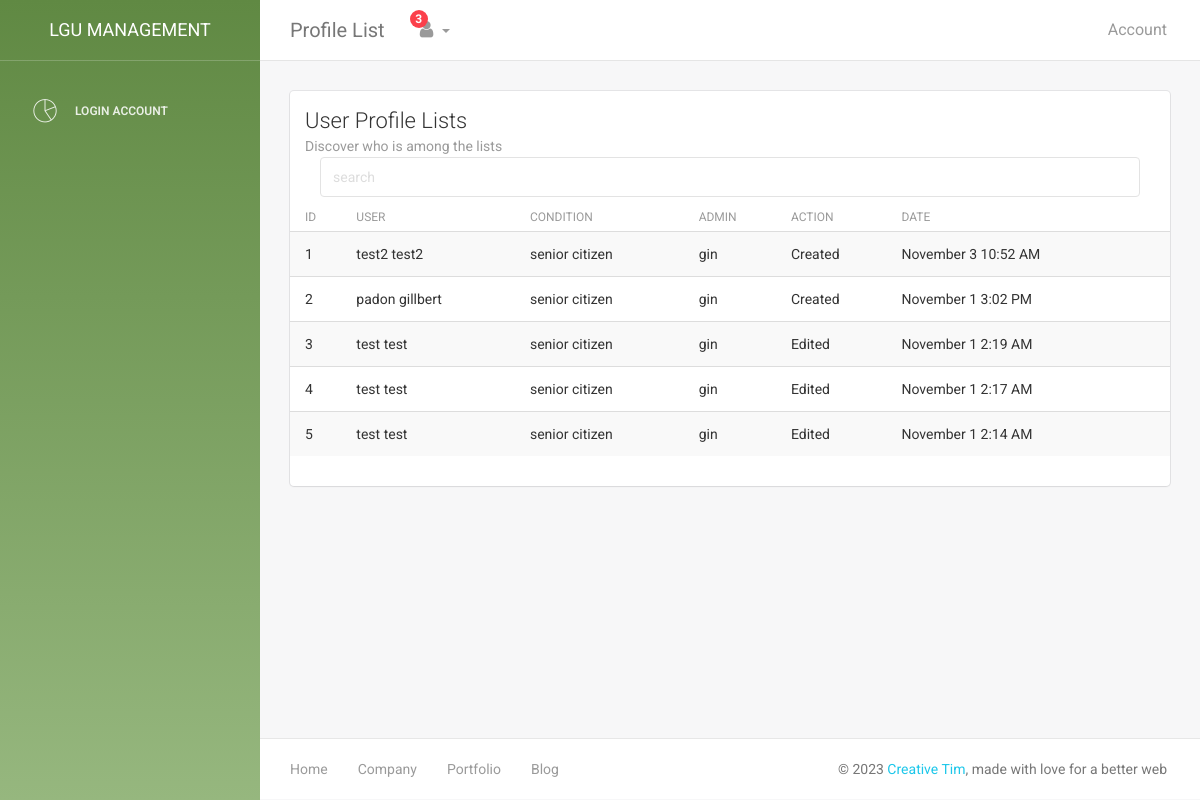
The page /LGU/table_history.php on the database as committed earlier.
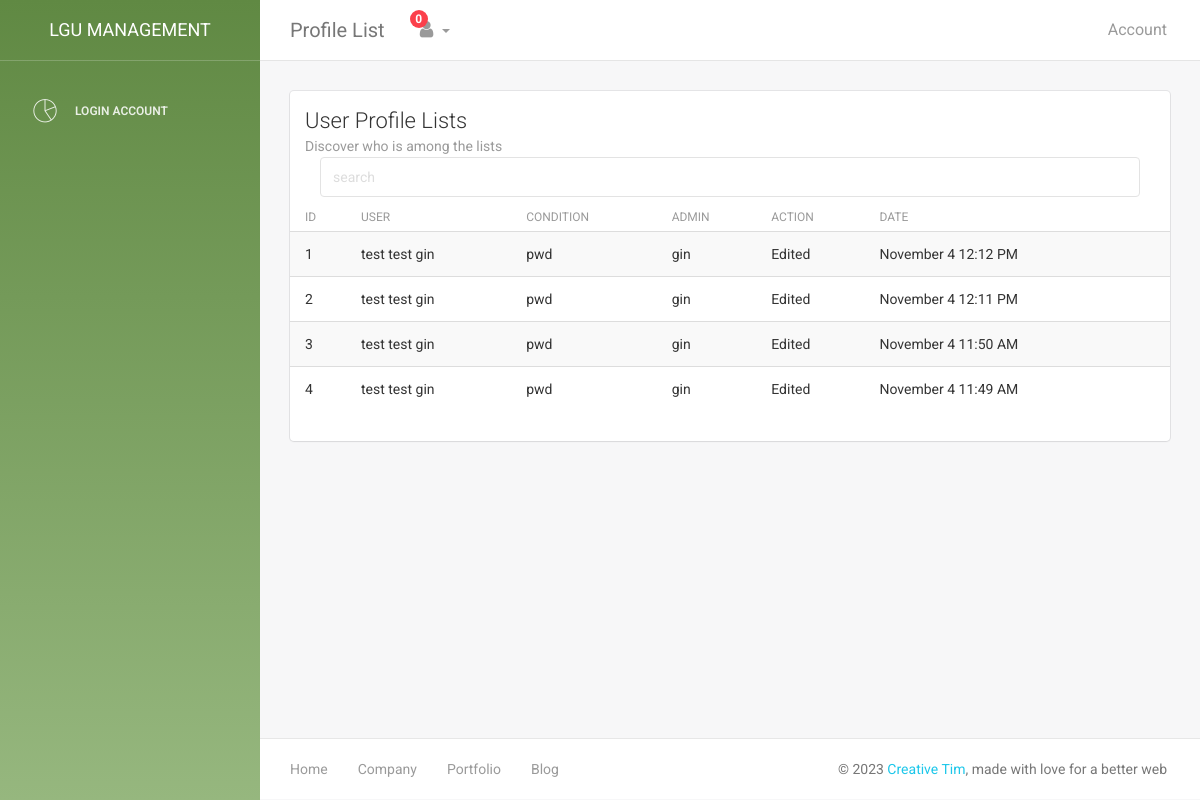
The same page on the database as committed later.
### tables this page shows
CREATE TABLE `user_history` (
  `id` int(11) NOT NULL,
  `user_id` varchar(45) DEFAULT NULL,
  `admin_id` varchar(45) DEFAULT NULL,
  `action` varchar(10) NOT NULL DEFAULT 'Created',
  `time_edited` timestamp NOT NULL DEFAULT CURRENT_TIMESTAMP
);

CREATE TABLE `verified` (
  `id` int(11) NOT NULL,
  `fname` varchar(45) DEFAULT NULL,
  `mi` varchar(5) DEFAULT NULL,
  `lname` varchar(45) DEFAULT NULL,
  `email` varchar(45) DEFAULT NULL,
  `bdate` varchar(20) DEFAULT NULL,
  `status_rs` varchar(20) DEFAULT NULL,
  `gender` varchar(20) DEFAULT 'Male',
  `address` varchar(100) DEFAULT NULL,
  `number` varchar(15) DEFAULT NULL,
  `valid_id` varchar(200) DEFAULT NULL,
  `app_id` varchar(15) DEFAULT NULL,
  `photo` varchar(200) DEFAULT NULL,
  `conditions` varchar(20) DEFAULT NULL,
  `nationality` varchar(45) NOT NULL DEFAULT 'Filipino',
  `family_name` varchar(45) DEFAULT NULL,
  `family_contact` varchar(15) DEFAULT NULL,
  `brgy` varchar(45) DEFAULT NULL
);

### LGU/table_history.php (the view, shortened to what the changed rows need)
<?php
require('connection.php');
$query = "SELECT u.action, u.time_edited, a.name as admin_name,v.conditions, concat(v.lname,' ',v.fname) as user_name  from user_history u inner join admin a on u.admin_id = a.admin_id inner join verified v on u.user_id = v.app_id  order by u.id desc ";
$result = mysqli_query($conn,$query);
?>
<!doctype html>
<html lang="en">
<head>
    <link href="assets/css/bootstrap.min.css" rel="stylesheet" />
    <link href="assets/css/animate.min.css" rel="stylesheet"/>
    <link href="assets/css/light-bootstrap-dashboard.css?v=1.4.0" rel="stylesheet"/>
    <link href="assets/css/demo.css" rel="stylesheet" />
    <link href="assets/css/confirmation.css" rel="stylesheet" />
    <link href="http://maxcdn.bootstrapcdn.com/font-awesome/4.2.0/css/font-awesome.min.css" rel="stylesheet">
    <link href="assets/css/pe-icon-7-stroke.css" rel="stylesheet" />
</head>
<body>
<div class="wrapper">
    <div class="main-panel">
    <?php include('includes/navbar.php'); ?>
        <div class="content">
            <div class="container-fluid">
                <div class="row">
                    <div class="col-md-12">
                        <div class="card">
                            <div class="content table-responsive table-full-width">
                                <table class="table table-hover table-striped">
                                    <thead>
                                        <th>ID</th>
                                    	<th>User</th>
                                    	<th>Condition</th>
                                    	<th>Admin</th>
                                    	<th>Action</th>
                                    	<th>Date</th>
                                    </thead>
                                    <tbody id="tbody">
                                    <?php
                                       if(mysqli_num_rows($result)>0){
                                        $counter=1;
                                        while ($row = mysqli_fetch_assoc($result)) {
                                            $user_name = $row['user_name'];
                                            $admin_name = $row['admin_name'];
                                            $action = $row['action'];
                                            $conditions = $row['conditions'];
                                            $time_done = $row['time_edited'];
                                            $dateTime = new DateTime($time_done);
                                            $newDate = $dateTime -> format('F j g:i A');
                                            echo "<tr class='row_data'>
                                            <td>$counter</td>
                                            <td>$user_name</td>
                                            <td>$conditions</td>
                                            <td>$admin_name</td>
                                            <td>$action</td>
                                            <td>$newDate</td>
                                            </tr>";
                                            $counter++;
                                        }
                                       }else{
                                            echo '<tr class="row_data">
                                                    <td colspan="6" style="text-align: center;">NO DATA FOUND</td>
                                            </tr>';
                                       }
                                    ?>
                                    </tbody>
                                </table>
                            </div>
                        </div>
                    </div>
                </div>
            </div>
        </div>
    </div>
</div>
</body>
</html>

### LGU/includes/navbar.php (shortened to what the changed rows need)
<?php
$notifQuery = "SELECT concat(v.lname,' ',v.fname) as name, a.id, a.account_id from account a inner join verified v on a.account_id = v.app_id where a.account_status like 'Pending' order by a.id desc limit 5";
$notifResult = mysqli_query($conn,$notifQuery);
?>
<nav class="navbar navbar-default navbar-fixed">
            <div class="container-fluid">
                <div class="collapse navbar-collapse">
                    <ul class="nav navbar-nav navbar-left">
                        <li class="dropdown">
                              <a href="#" class="dropdown-toggle" data-toggle="dropdown">
                                    <i class="fa fa-user"></i>
                                    <b class="caret hidden-sm hidden-xs"></b>
                                    <span class="notification hidden-sm hidden-xs">
                                    <?php
                                        $num = mysqli_num_rows($notifResult);
                                        echo $num;
                                    ?>
                                    </span>
                              </a>
                        </li>
                    </ul>
                </div>
            </div>
        </nav>

Rows that differ between the two databases and show on the page:
removed user_history: user_name "test2 test2", verified.conditions "senior citizen", admin.name "gin", action "Created", time_edited "November 3 10:52 AM"
removed user_history: user_name "padon gillbert", verified.conditions "senior citizen", admin.name "gin", action "Created", time_edited "November 1 3:02 PM"
removed user_history: user_name "test test", verified.conditions "senior citizen", admin.name "gin", action "Edited", time_edited "November 1 2:19 AM"
removed user_history: user_name "test test", verified.conditions "senior citizen", admin.name "gin", action "Edited", time_edited "November 1 2:17 AM"
no longer on this page (row edited): user_history: user_name "test test", verified.conditions "senior citizen", admin.name "gin", action "Edited", time_edited "November 1 2:14 AM"
now on this page (row edited): user_history: user_name "test test gin", verified.conditions "pwd", admin.name "gin", action "Edited", time_edited "November 4 12:12 PM"
now on this page (row edited): user_history: user_name "test test gin", verified.conditions "pwd", admin.name "gin", action "Edited", time_edited "November 4 12:11 PM"
now on this page (row edited): user_history: user_name "test test gin", verified.conditions "pwd", admin.name "gin", action "Edited", time_edited "November 4 11:50 AM"
added user_history: user_name "test test gin", verified.conditions "pwd", admin.name "gin", action "Edited", time_edited "November 4 11:49 AM"
Other text that changed with them:
$num: "3" → "0"
